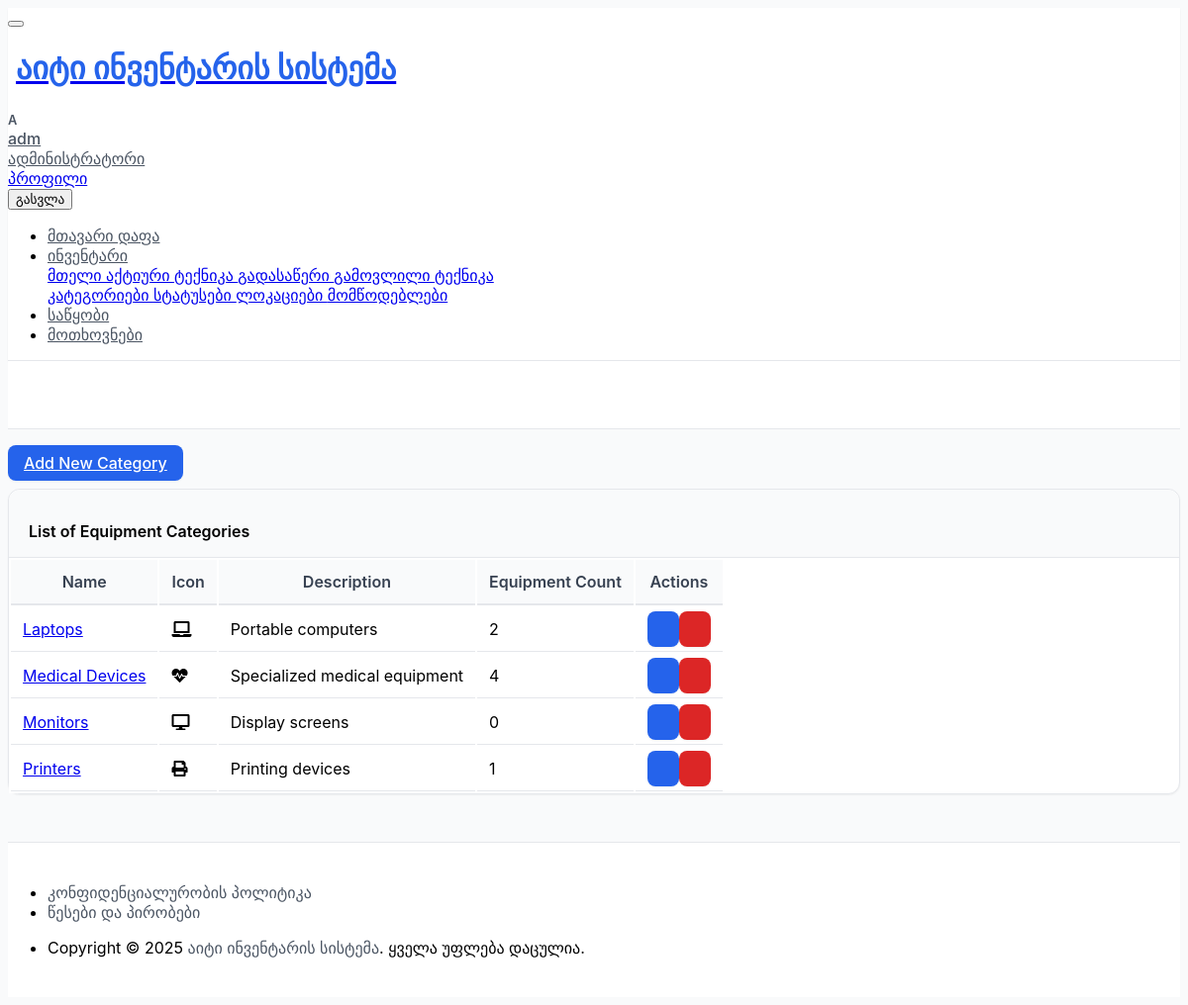
The app's page /inventory/categories/ (signed in), older data.
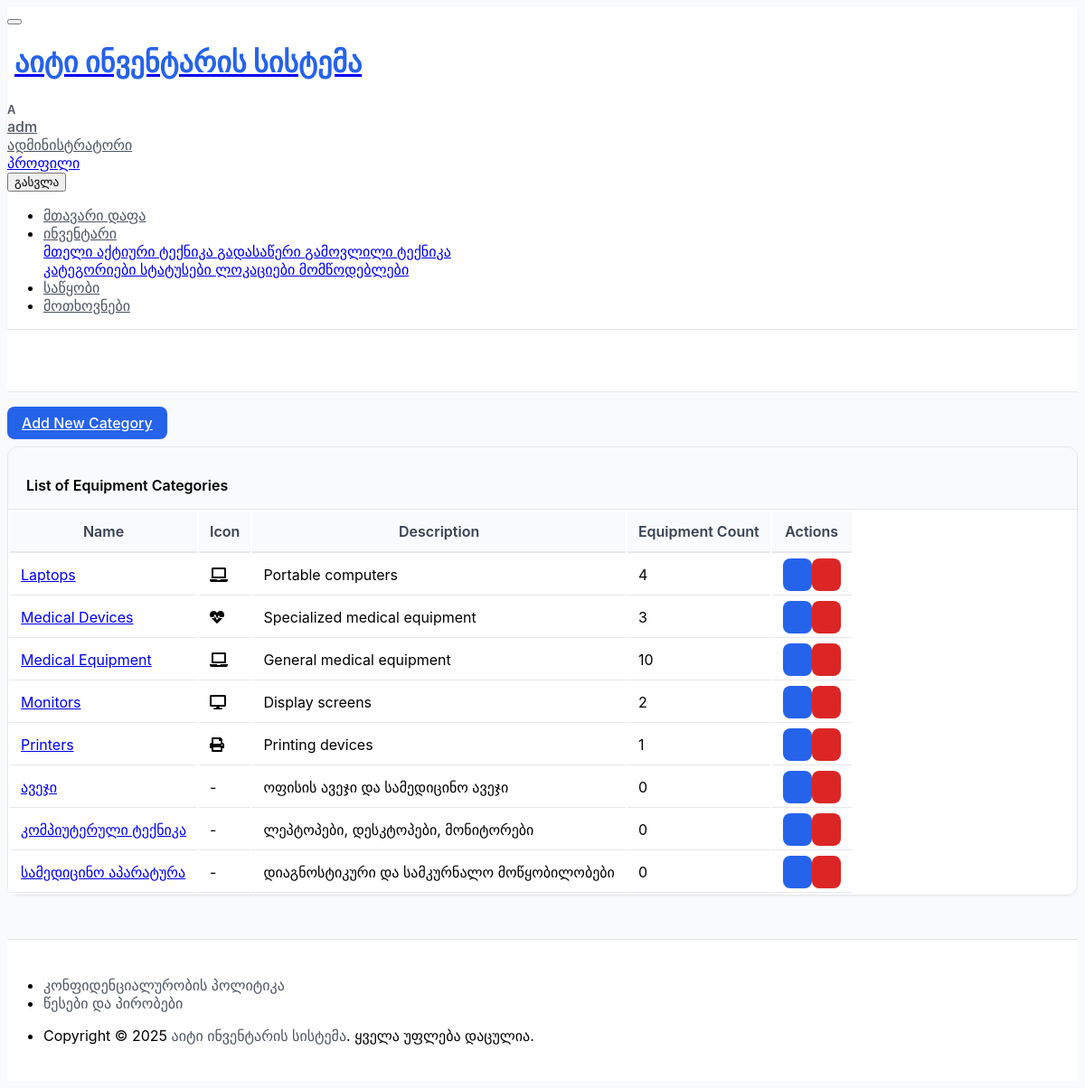
The same page, newer data.
### inventory/models.py (models this page shows, shortened)
class Category(models.Model):
    name = models.CharField(
        _("Category Name"),
        max_length=100,
        unique=True,
        help_text=_("ტექნიკის ფიზიკური კატეგორიის დასახელება (მაგ., ლეპტოპი, პრინტერი, მონიტორი).")
    )
    description = models.TextField(
        _("Description"),
        blank=True,
        null=True,
        help_text=_("კატეგორიის მოკლე აღწერა (არასავალდებულო).")
    )
    icon = models.CharField(
        _("Icon Class (Optional)"),
        max_length=50,
        blank=True,
        null=True,
        help_text=_("Font Awesome ან მსგავსი ბიბლიოთეკის ხატულას კლასი (მაგ., 'fas fa-laptop').")
    )
    class Meta:
        verbose_name = _("Equipment Category")
        verbose_name_plural = _("Equipment Categories")
        ordering = ['name']

### inventory/views.py (the view)
# urls.py: path('categories/', views.CategoryListView.as_view(), name='category_list'),
class CategoryListView(LoginRequiredMixin, PermissionRequiredMixin, ListView):
    model = Category
    template_name = 'inventory/category_list.html'
    context_object_name = 'categories'
    permission_required = 'inventory.view_category'
    paginate_by = 10
    def get_context_data(self, **kwargs):
        context = super().get_context_data(**kwargs)
        context['page_title'] = _("Equipment Categories")
        context['can_add_category'] = self.request.user.has_perm('inventory.add_category')
        return context

### inventory/templates/inventory/category_list.html (shortened to what this page needs)
{% extends "core/base.html" %}
{% load i18n static %}
{% block content %}
<div class="container-xl">
    <div class="d-flex justify-content-end mb-3">
        {% if perms.inventory.add_category %}
        <a href="{% url 'inventory:category_create' %}" class="btn btn-primary">
             {% trans "Add New Category" %}
        </a>
        {% endif %}
    </div>
    <div class="card">
        <div class="card-header">
            <h3 class="card-title">{% trans "List of Equipment Categories" %}</h3>
        </div>
        {% if categories %}
            <div class="table-responsive">
                <table class="table table-vcenter card-table table-striped table-hover">
                    <thead>
                        <tr>
                            <th>{% trans "Name" %}</th>
                            <th>{% trans "Icon" %}</th>
                            <th>{% trans "Description" %}</th>
                            <th>{% trans "Equipment Count" %}</th>
                            <th class="w-1">{% trans "Actions" %}</th>
                        </tr>
                    </thead>
                    <tbody>
                    {% for category in categories %}
                        <tr>
                            <td>
                                {% if perms.inventory.change_category %}
                                    <a href="{% url 'inventory:category_update' category.pk %}">{{ category.name }}</a>
                                {% else %}
                                    {{ category.name }}
                                {% endif %}
                            </td>
                            <td data-label="{% trans "Icon" %}">
                                {% if category.icon %}<i class="{{ category.icon }} icon"></i>{% else %}-{% endif %}
                            </td>
                            <td data-label="{% trans "Description" %}">{{ category.description|truncatewords:15|default:"-" }}</td>
                            <td data-label="{% trans "Equipment Count" %}">{{ category.equipment_items.count }}</td>
                            <td>
                                <div class="btn-list flex-nowrap">
                                    {% if perms.inventory.change_category %}
                                    <a href="{% url 'inventory:category_update' category.pk %}" class="btn btn-primary" title="{% trans "Edit" %}">
                                    </a>
                                    {% endif %}
                                    {% if perms.inventory.delete_category %}
                                    <a href="{% url 'inventory:category_delete' category.pk %}" class="btn btn-danger" title="{% trans "Delete" %}">
                                    </a>
                                    {% endif %}
                                </div>
                            </td>
                        </tr>
                    {% endfor %}
                    </tbody>
                </table>
            </div>
        {% endif %}
    </div>
</div>
{% endblock content %}

Row changes from the older to the newer data that the page shows:
computed for Category "Laptops": equipment_items.count "2" → "4"
computed for Category "Medical Devices": equipment_items.count "4" → "3"
added Category: name "Medical Equipment", description "General medical equipment", equipment_items.count "10"
computed for Category "Monitors": equipment_items.count "0" → "2"
added Category: name "ავეჯი", description "ოფისის ავეჯი და სამედიცინო ავეჯი", equipment_items.count "0"
added Category: name "კომპიუტერული ტექნიკა", description "ლეპტოპები, დესკტოპები, მონიტორები", equipment_items.count "0"
added Category: name "სამედიცინო აპარატურა", description "დიაგნოსტიკური და სამკურნალო მოწყობილობები", equipment_items.count "0"
